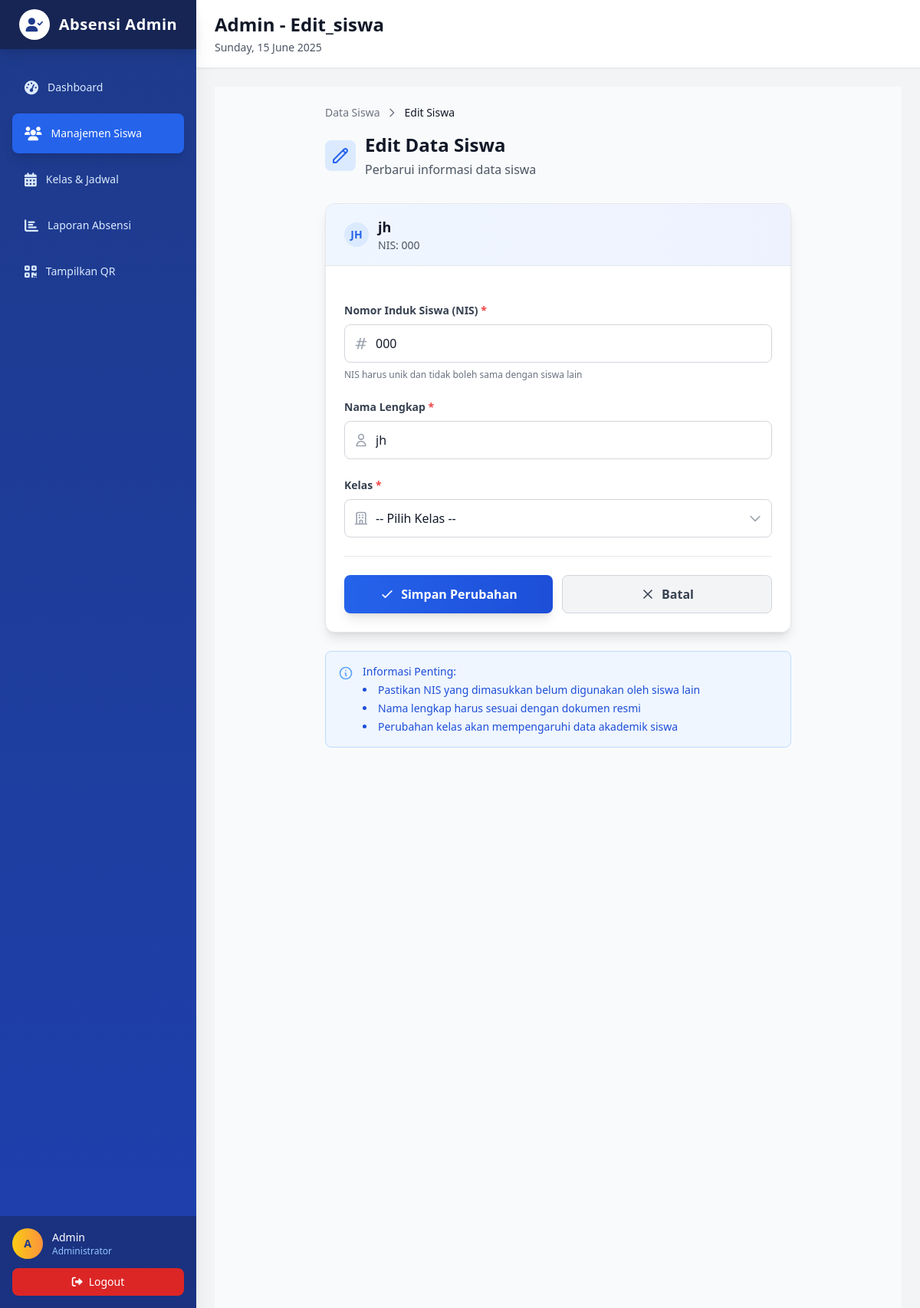
Page /public/admin.php?page=edit_siswa&id=6 (signed in) on the committed database.
### tables this page shows
CREATE TABLE `siswa` (
  `id` int(11) NOT NULL,
  `nis` varchar(255) NOT NULL,
  `nama` varchar(255) NOT NULL,
  `kelas_id` int(11) DEFAULT NULL,
  `password` varchar(255) DEFAULT NULL
);

### app/views/admin_edit_siswa.php (the view, shortened to what this page needs)
<?php
$siswa_id = $_GET['id'] ?? 0;
$stmt_siswa = $pdo->prepare("SELECT * FROM siswa WHERE id = ?");
$stmt_siswa->execute([$siswa_id]);
$siswa = $stmt_siswa->fetch();
?>
<div class="min-h-screen bg-gray-50 py-6">
    <div class="max-w-2xl mx-auto px-4 sm:px-6 lg:px-8">
        <div class="mb-8">
            <nav class="flex items-center space-x-2 text-sm text-gray-500 mb-4">
                <a href="admin.php?page=siswa" class="hover:text-gray-700 transition-colors">Data Siswa</a>
                <svg class="w-4 h-4" fill="none" stroke="currentColor" viewBox="0 0 24 24">
                    <path stroke-linecap="round" stroke-linejoin="round" stroke-width="2" d="M9 5l7 7-7 7"></path>
                </svg>
                <span class="text-gray-900 font-medium">Edit Siswa</span>
            </nav>
            <div class="flex items-center space-x-3">
                <div class="flex-shrink-0">
                    <div class="w-10 h-10 bg-blue-100 rounded-lg flex items-center justify-center">
                        <svg class="w-6 h-6 text-blue-600" fill="none" stroke="currentColor" viewBox="0 0 24 24">
                            <path stroke-linecap="round" stroke-linejoin="round" stroke-width="2" d="M15.232 5.232l3.536 3.536m-2.036-5.036a2.5 2.5 0 113.536 3.536L6.5 21.036H3v-3.572L16.732 3.732z"></path>
                        </svg>
                    </div>
                </div>
                <div>
                    <h1 class="text-2xl font-bold text-gray-900">Edit Data Siswa</h1>
                    <p class="text-gray-600 mt-1">Perbarui informasi data siswa</p>
                </div>
            </div>
        </div>
        <div class="bg-white shadow-lg rounded-xl border border-gray-200 overflow-hidden">
            <div class="bg-gradient-to-r from-blue-50 to-indigo-50 px-6 py-4 border-b border-gray-200">
                <div class="flex items-center space-x-3">
                    <div class="w-8 h-8 bg-blue-100 rounded-full flex items-center justify-center">
                        <span class="text-blue-600 font-semibold text-sm"><?php echo strtoupper(substr($siswa['nama'], 0, 2)); ?></span>
                    </div>
                    <div>
                        <h3 class="text-lg font-semibold text-gray-900"><?php echo htmlspecialchars($siswa['nama']); ?></h3>
                        <p class="text-sm text-gray-600">NIS: <?php echo htmlspecialchars($siswa['nis']); ?></p>
                    </div>
                </div>
            </div>
            <form action="../app/proses/proses_admin.php" method="POST" class="p-6 space-y-6">
                <div class="space-y-2">
                    <label for="nis" class="block text-sm font-semibold text-gray-700">
                        Nomor Induk Siswa (NIS)
                        <span class="text-red-500">*</span>
                    </label>
                    <div class="relative">
                        <div class="absolute inset-y-0 left-0 pl-3 flex items-center pointer-events-none">
                        </div>
                        <input
                            type="text"
                            id="nis"
                            name="nis"
                            value="<?php echo htmlspecialchars($siswa['nis']); ?>"
                            required
                            class="block w-full pl-10 pr-3 py-3 border border-gray-300 rounded-lg focus:ring-2 focus:ring-blue-500 focus:border-blue-500 transition-colors duration-200 text-gray-900 placeholder-gray-500"
                            placeholder="Masukkan NIS siswa"
                        >
                    </div>
                    <p class="text-xs text-gray-500">NIS harus unik dan tidak boleh sama dengan siswa lain</p>
                </div>
                <div class="space-y-2">
                    <label for="nama" class="block text-sm font-semibold text-gray-700">
                        Nama Lengkap
                        <span class="text-red-500">*</span>
                    </label>
                    <div class="relative">
                        <div class="absolute inset-y-0 left-0 pl-3 flex items-center pointer-events-none">
                        </div>
                        <input
                            type="text"
                            id="nama"
                            name="nama"
                            value="<?php echo htmlspecialchars($siswa['nama']); ?>"
                            required
                            class="block w-full pl-10 pr-3 py-3 border border-gray-300 rounded-lg focus:ring-2 focus:ring-blue-500 focus:border-blue-500 transition-colors duration-200 text-gray-900 placeholder-gray-500"
                            placeholder="Masukkan nama lengkap siswa"
                        >
                    </div>
                </div>
                <div class="space-y-2">
                    <label for="kelas_id" class="block text-sm font-semibold text-gray-700">
                        Kelas
                        <span class="text-red-500">*</span>
                    </label>
                    <div class="relative">
                        <div class="absolute inset-y-0 left-0 pl-3 flex items-center pointer-events-none">
                        </div>
                        <select
                            id="kelas_id"
                            name="kelas_id"
                            required
                            class="block w-full pl-10 pr-10 py-3 border border-gray-300 rounded-lg focus:ring-2 focus:ring-blue-500 focus:border-blue-500 transition-colors duration-200 text-gray-900 bg-white appearance-none"
                        >
                            <option value="">-- Pilih Kelas --</option>
                        </select>
                        <div class="absolute inset-y-0 right-0 pr-3 flex items-center pointer-events-none">
                        </div>
                    </div>
                </div>
                <div class="flex flex-col sm:flex-row gap-3 pt-6 border-t border-gray-200">
                    <button
                        type="submit"
                        class="flex-1 bg-gradient-to-r from-blue-600 to-blue-700 hover:from-blue-700 hover:to-blue-800 text-white font-semibold py-3 px-6 rounded-lg transition-all duration-200 transform hover:scale-[1.02] focus:outline-none focus:ring-4 focus:ring-blue-300 shadow-lg hover:shadow-xl"
                    >
                        <div class="flex items-center justify-center space-x-2">
                            <svg class="w-5 h-5" fill="none" stroke="currentColor" viewBox="0 0 24 24">
                                <path stroke-linecap="round" stroke-linejoin="round" stroke-width="2" d="M5 13l4 4L19 7"></path>
                            </svg>
                            <span>Simpan Perubahan</span>
                        </div>
                    </button>
                    <a
                        href="admin.php?page=siswa"
                        class="flex-1 bg-gray-100 hover:bg-gray-200 text-gray-700 font-semibold py-3 px-6 rounded-lg transition-all duration-200 text-center border border-gray-300 hover:border-gray-400 focus:outline-none focus:ring-4 focus:ring-gray-300"
                    >
                        <div class="flex items-center justify-center space-x-2">
                            <svg class="w-5 h-5" fill="none" stroke="currentColor" viewBox="0 0 24 24">
                                <path stroke-linecap="round" stroke-linejoin="round" stroke-width="2" d="M6 18L18 6M6 6l12 12"></path>
                            </svg>
                            <span>Batal</span>
                        </div>
                    </a>
                </div>
            </form>
        </div>
        <div class="mt-6 bg-blue-50 border border-blue-200 rounded-lg p-4">
            <div class="flex items-start space-x-3">
                <div class="flex-shrink-0">
                    <svg class="h-5 w-5 text-blue-400 mt-0.5" fill="none" stroke="currentColor" viewBox="0 0 24 24">
                        <path stroke-linecap="round" stroke-linejoin="round" stroke-width="2" d="M13 16h-1v-4h-1m1-4h.01M21 12a9 9 0 11-18 0 9 9 0 0118 0z"></path>
                    </svg>
                </div>
                <div class="text-sm text-blue-700">
                    <p class="font-medium">Informasi Penting:</p>
                    <ul class="mt-1 space-y-1 list-disc list-inside">
                        <li>Pastikan NIS yang dimasukkan belum digunakan oleh siswa lain</li>
                        <li>Nama lengkap harus sesuai dengan dokumen resmi</li>
                        <li>Perubahan kelas akan mempengaruhi data akademik siswa</li>
                    </ul>
                </div>
            </div>
        </div>
    </div>
</div>

### rows in the picture
siswa: nama "JH", nama "jh", nis "000"

### other values in the picture
substr($admin_username, 0, 1) "A"
$admin_username "Admin"
$page_title "Admin - Edit_siswa"
